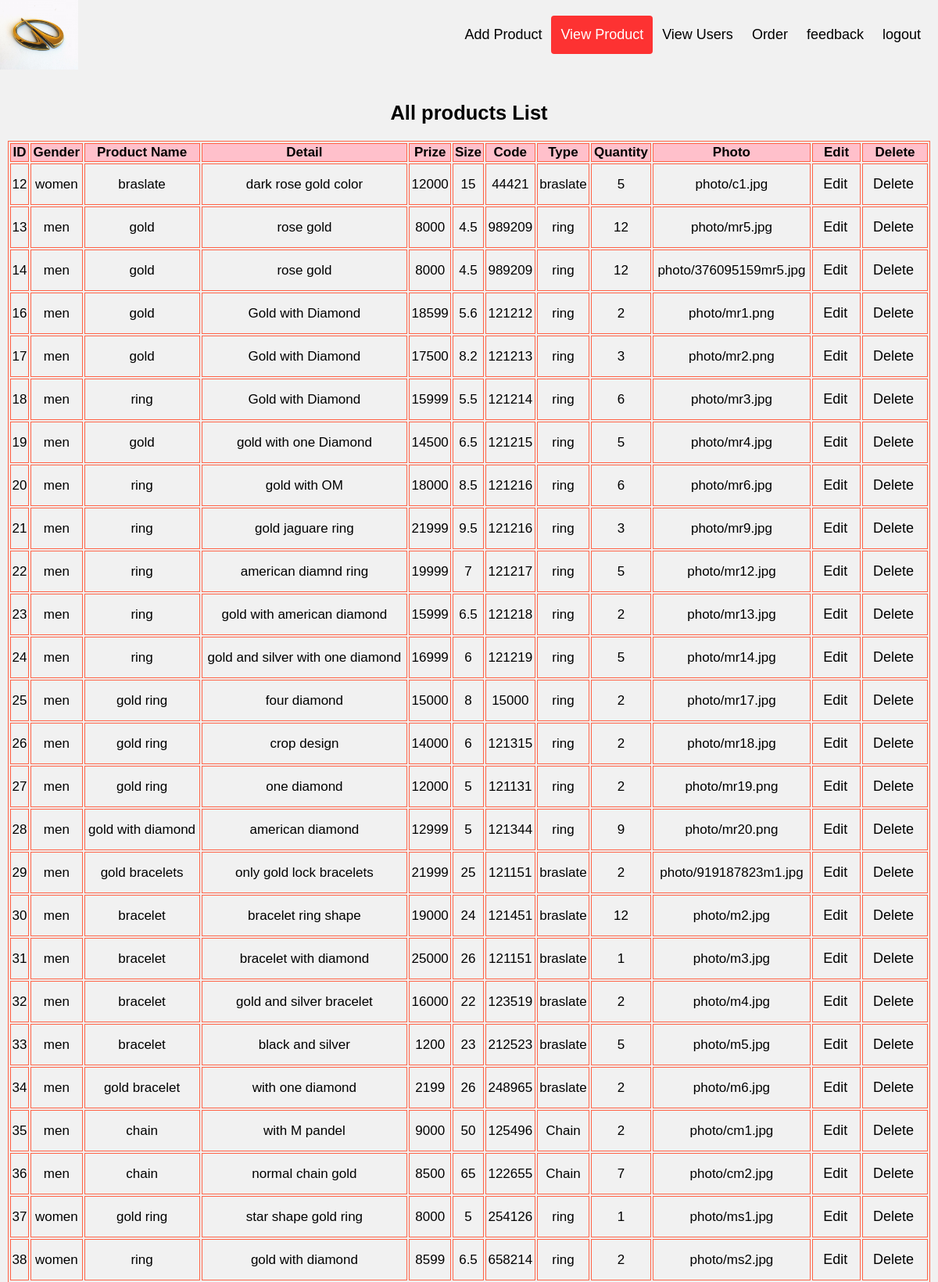
/viewproduct.php (upper part), run on the app's committed database.
### tables this page shows
CREATE TABLE `allproduct` (
  `id` int(10) NOT NULL,
  `gender` varchar(10) NOT NULL,
  `pname` varchar(50) NOT NULL,
  `detail` varchar(100) NOT NULL,
  `prize` varchar(10) NOT NULL,
  `size` varchar(10) NOT NULL,
  `code` varchar(10) NOT NULL,
  `type` varchar(10) NOT NULL,
  `quantity` int(5) NOT NULL,
  `photo` varchar(50) NOT NULL
);

### viewproduct.php (the view, shortened to what this page needs)
<!DOCTYPE html>
<html>
<head>
<link rel="stylesheet" href="https://cdnjs.cloudflare.com/ajax/libs/font-awesome/4.7.0/css/font-awesome.min.css">
	<link rel="stylesheet" href="css/index.css">
	<link rel="stylesheet" href="style.css">
<link rel="stylesheet" type="text/css" href="css/style.css" />
<link rel="stylesheet" type="text/css" href="engine1/style.css" />
</head>
	<body>
	<div class="head">
					<img src="image/logo.jpg" height="45px" alt="logo" />
	<div class="header">
  <div class="header-right">
    <a href="master.php">Add Product</a>
	<a class="active" href="viewproduct.php">View Product</a>
	<a href="viewuser.php">View Users</a>
    <a href="neworder.php">Order</a>
	<a href="feedback.php">feedback</a>
	<a href="login.php">logout</a>
  </div>
  </div>
</div>
	<div class="header">
		<center><h2>All products List</h2>
		<form name="f1" method="post">
		<?php
					$con= mysqli_connect("localhost","root","","jshop");
					$query = "select * from allproduct";
					$result = mysqli_query($con,$query);
		?>
		<table align="center" border="1" bordercolor="tomato" width="100%">
			<tr bgcolor="pink" align="center">
				<td><b>ID</b></td>
				<td><b>Gender</b></td>
				<td><b>Product Name</b></td>
				<td><b>Detail</b></td>
				<td><b>Prize</b></td>
				<td><b>Size</b></td>
				<td><b>Code</b></td>
				<td><b>Type</b></td>
				<td><b>Quantity</b></td>
				<td><b>Photo</b></td>
				<td><b>Edit</b></td>
				<td><b>Delete</b></td>
			</tr>
				<?php
					while($row=mysqli_fetch_array($result))
					{
						echo "<tr align='center'>";
						echo "<td>".$row["id"]."</td>";
						echo "<td>".$row["gender"]."</td>";
						echo "<td>".$row["pname"]."</td>";
						echo "<td>".$row["detail"]."</td>";
						echo "<td>".$row["prize"]."</td>";
						echo "<td>".$row["size"]."</td>";
						echo "<td>".$row["code"]."</td>";
						echo "<td>".$row["type"]."</td>";
						echo "<td>".$row["quantity"]."</td>";
						echo "<td>".$row["photo"]."</td>";
						echo "<td><a href='edit.php?id=".$row['id']."'>Edit</a></td>";
						echo "<td><a href='viewproduct.php?id=".$row['id']."'>Delete</a></td>";
						echo "</tr>";
					}
				?>
		</table>
		</form>
		</center>
	</div>
	</body>
</html>

### css/index.css (style rules this page uses)
* { box-sizing: border-box; }
body { margin: 0; font-family: Arial, Helvetica, sans-serif; }
.header { overflow: hidden; background-color: #f1f1f1; padding: 20px 10px; }
.header a { float: left; color: black; text-align: center; padding: 12px; text-decoration: none; font-size: 18px; line-height: 25px; border-radius: 4px; }
.header a.active { background-color: #FD3232; color: white; }
.header-right { float: right; }

### style.css (style rules this page uses)
body { margxin: 0; font-family: Arial; font-size: 17px; }

### viewproduct.php (style rules this page uses)
body { background-image:url("image/cate.jpg"); background-repeat:repeat-x; }
.head img { float: left; width: 100px; height: 89px; background: #555; }

### data on the page
allproduct: id "12", gender "women", pname "braslate", detail "dark rose gold color", prize "12000", size "15", code "44421", type "braslate", quantity "5", photo "photo/c1.jpg"
allproduct: id "13", gender "men", pname "gold", detail "rose gold", prize "8000", size "4.5", code "989209", type "ring", quantity "12", photo "photo/mr5.jpg"
allproduct: id "14", gender "men", pname "gold", detail "rose gold", prize "8000", size "4.5", code "989209", type "ring", quantity "12", photo "photo/376095159mr5.jpg"
allproduct: id "16", gender "men", pname "gold", detail "Gold with Diamond", prize "18599", size "5.6", code "121212", type "ring", quantity "2", photo "photo/mr1.png"
allproduct: id "17", gender "men", pname "gold", detail "Gold with Diamond", prize "17500", size "8.2", code "121213", type "ring", quantity "3", photo "photo/mr2.png"
allproduct: id "18", gender "men", pname "ring", detail "Gold with Diamond", prize "15999", size "5.5", code "121214", type "ring", quantity "6", photo "photo/mr3.jpg"
allproduct: id "19", gender "men", pname "gold", detail "gold with one Diamond", prize "14500", size "6.5", code "121215", type "ring", quantity "5", photo "photo/mr4.jpg"
allproduct: id "20", gender "men", pname "ring", detail "gold with OM", prize "18000", size "8.5", code "121216", type "ring", quantity "6", photo "photo/mr6.jpg"
allproduct: id "21", gender "men", pname "ring", detail "gold jaguare ring", prize "21999", size "9.5", code "121216", type "ring", quantity "3", photo "photo/mr9.jpg"
allproduct: id "22", gender "men", pname "ring", detail "american diamnd ring", prize "19999", size "7", code "121217", type "ring", quantity "5", photo "photo/mr12.jpg"
allproduct: id "23", gender "men", pname "ring", detail "gold with american diamond", prize "15999", size "6.5", code "121218", type "ring", quantity "2", photo "photo/mr13.jpg"
allproduct: id "24", gender "men", pname "ring", detail "gold and silver with one diamond", prize "16999", size "6", code "121219", type "ring", quantity "5", photo "photo/mr14.jpg"
allproduct: id "25", gender "men", pname "gold ring", detail "four diamond", prize "15000", size "8", code "15000", type "ring", quantity "2", photo "photo/mr17.jpg"
allproduct: id "26", gender "men", pname "gold ring", detail "crop design", prize "14000", size "6", code "121315", type "ring", quantity "2", photo "photo/mr18.jpg"
allproduct: id "27", gender "men", pname "gold ring", detail "one diamond", prize "12000", size "5", code "121131", type "ring", quantity "2", photo "photo/mr19.png"
allproduct: id "28", gender "men", pname "gold with diamond", detail "american diamond", prize "12999", size "5", code "121344", type "ring", quantity "9", photo "photo/mr20.png"
allproduct: id "29", gender "men", pname "gold bracelets", detail "only gold lock bracelets", prize "21999", size "25", code "121151", type "braslate", quantity "2", photo "photo/919187823m1.jpg"
allproduct: id "30", gender "men", pname "bracelet", detail "bracelet ring shape", prize "19000", size "24", code "121451", type "braslate", quantity "12", photo "photo/m2.jpg"
allproduct: id "31", gender "men", pname "bracelet", detail "bracelet with diamond", prize "25000", size "26", code "121151", type "braslate", quantity "1", photo "photo/m3.jpg"
allproduct: id "32", gender "men", pname "bracelet", detail "gold and silver bracelet", prize "16000", size "22", code "123519", type "braslate", quantity "2", photo "photo/m4.jpg"
allproduct: id "33", gender "men", pname "bracelet", detail "black and silver", prize "1200", size "23", code "212523", type "braslate", quantity "5", photo "photo/m5.jpg"
allproduct: id "34", gender "men", pname "gold bracelet", detail "with one diamond", prize "2199", size "26", code "248965", type "braslate", quantity "2", photo "photo/m6.jpg"
allproduct: id "35", gender "men", pname "chain", detail "with M pandel", prize "9000", size "50", code "125496", type "Chain", quantity "2", photo "photo/cm1.jpg"
allproduct: id "36", gender "men", pname "chain", detail "normal chain gold", prize "8500", size "65", code "122655", type "Chain", quantity "7", photo "photo/cm2.jpg"
allproduct: id "37", gender "women", pname "gold ring", detail "star shape gold ring", prize "8000", size "5", code "254126", type "ring", quantity "1", photo "photo/ms1.jpg"
allproduct: id "38", gender "women", pname "ring", detail "gold with diamond", prize "8599", size "6.5", code "658214", type "ring", quantity "2", photo "photo/ms2.jpg"
